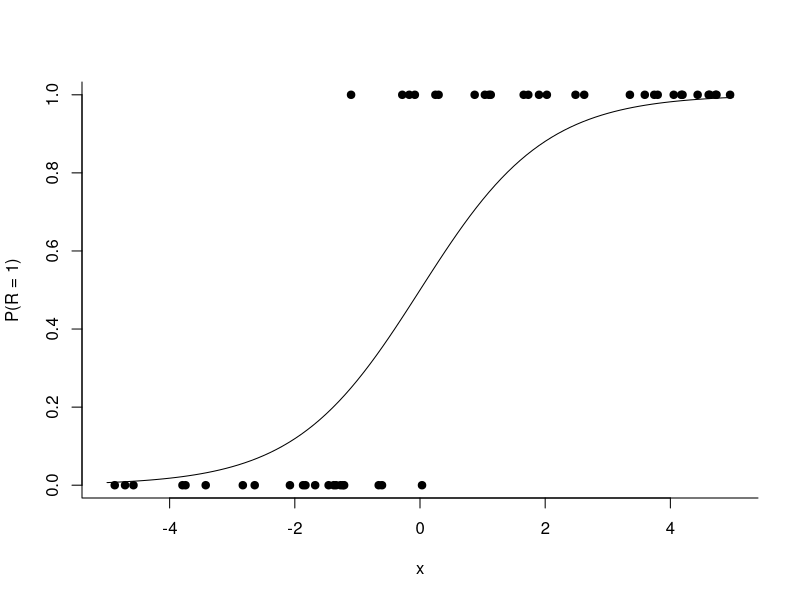

The R script that drew this image:
n = 50
x = runif(n, -5, 5)
y = rbinom(n, 1, pnorm(x))

curve(plogis(x), -5, 5, bty = "l", 
      ylab = "P(R = 1)", xlab = "x")
points(x, y, pch = 19)
